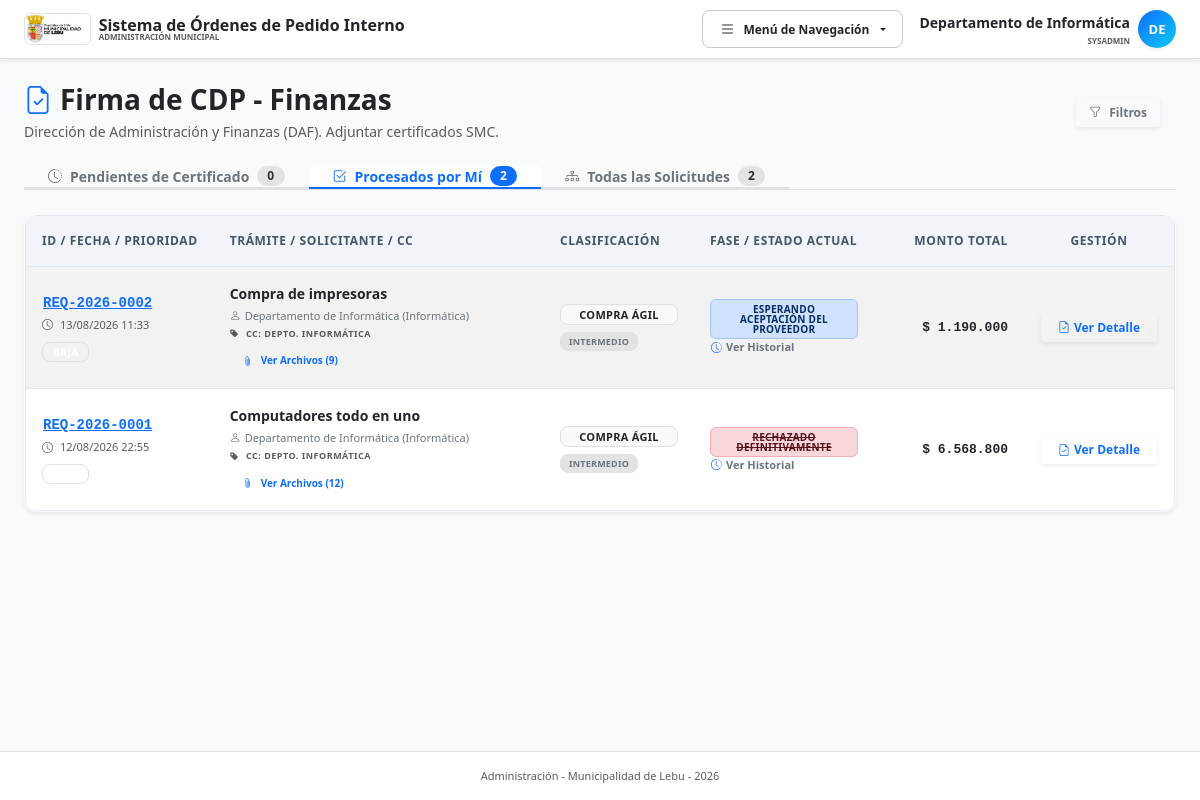
The page /finanzas.php?view=procesados (signed in) on the database its author committed.
### tables this page shows
CREATE TABLE `expedientes` (
  `id` int NOT NULL AUTO_INCREMENT,
  `codigo_interno` varchar(50) NOT NULL,
  `titulo_compra` varchar(255) NOT NULL DEFAULT 'Sin Título',
  `folio_opi` varchar(50) DEFAULT NULL,
  `usuario_creador_id` int NOT NULL,
  `unidad_origen_id` int NOT NULL,
  `centro_costo_id` int NOT NULL,
  `tipo_compra_id` int NOT NULL,
  `prioridad_id` int NOT NULL,
  `cuenta_presupuestaria_id` int DEFAULT NULL,
  `cuenta_maestra_id` int DEFAULT NULL,
  `area_gestion_id` int DEFAULT NULL,
  `rango_utm_id` int DEFAULT NULL,
  `proveedor_adjudicado_id` int DEFAULT NULL,
  `id_contrato_suministro` varchar(100) DEFAULT NULL,
  `id_compra_agil` varchar(50) DEFAULT NULL,
  `id_licitacion` varchar(100) DEFAULT NULL,
  `orden_compra_numero` varchar(100) DEFAULT NULL,
  `decreto_alcaldicio_numero` varchar(100) DEFAULT NULL,
  `conv_marco_oc` varchar(100) DEFAULT NULL,
  `monto_estimado` decimal(15,2) NOT NULL DEFAULT '0.00',
  `monto_definitivo` decimal(15,2) DEFAULT NULL,
  `tipo_impuesto` enum('NETO','IVA_INCLUIDO','EXENTO') DEFAULT 'NETO',
  `motivo_compra` text NOT NULL,
  `estado_actual` varchar(50) NOT NULL DEFAULT 'BORRADOR',
  `observacion_cierre` text,
  `created_at` timestamp NULL DEFAULT CURRENT_TIMESTAMP,
  `updated_at` timestamp NULL DEFAULT CURRENT_TIMESTAMP ON UPDATE CURRENT_TIMESTAMP,
  `fecha_visa_presupuesto` datetime DEFAULT NULL,
  `fecha_adjudicacion` datetime DEFAULT NULL,
  `fecha_aprobacion_opi` datetime DEFAULT NULL,
  `fecha_cierre` datetime DEFAULT NULL,
  `num_certificado_oficial` varchar(20) DEFAULT NULL,
  `id_entidad_gobierno` varchar(50) DEFAULT 'ID PE-MUN-00335',
  `plan_compras_proyecto` varchar(100) DEFAULT NULL,
  `plan_compras_item` int DEFAULT NULL,
  PRIMARY KEY (`id`),
  UNIQUE KEY `uk_expedientes_codigo` (`codigo_interno`),
  KEY `fk_exp_usuario` (`usuario_creador_id`),
  KEY `fk_exp_unidad` (`unidad_origen_id`),
  KEY `fk_exp_tipo` (`tipo_compra_id`),
  KEY `fk_exp_prioridad` (`prioridad_id`),
  KEY `fk_exp_cc` (`centro_costo_id`),
  KEY `fk_exp_cm` (`cuenta_maestra_id`),
  KEY `fk_exp_ag` (`area_gestion_id`),
  KEY `fk_exp_prov` (`proveedor_adjudicado_id`),
  KEY `fk_exp_estado` (`estado_actual`),
  CONSTRAINT `fk_exp_ag` FOREIGN KEY (`area_gestion_id`) REFERENCES `areas_gestion` (`id`) ON DELETE RESTRICT,
  CONSTRAINT `fk_exp_cc` FOREIGN KEY (`centro_costo_id`) REFERENCES `centros_costo` (`id`) ON DELETE RESTRICT,
  CONSTRAINT `fk_exp_cm` FOREIGN KEY (`cuenta_maestra_id`) REFERENCES `cuentas_maestras` (`id`) ON DELETE RESTRICT,
  CONSTRAINT `fk_exp_estado` FOREIGN KEY (`estado_actual`) REFERENCES `estados_tramite` (`codigo`) ON DELETE RESTRICT,
  CONSTRAINT `fk_exp_prioridad` FOREIGN KEY (`prioridad_id`) REFERENCES `prioridades` (`id`) ON DELETE RESTRICT,
  CONSTRAINT `fk_exp_prov` FOREIGN KEY (`proveedor_adjudicado_id`) REFERENCES `proveedores` (`id`) ON DELETE SET NULL,
  CONSTRAINT `fk_exp_tipo` FOREIGN KEY (`tipo_compra_id`) REFERENCES `tipos_compra` (`id`) ON DELETE RESTRICT,
  CONSTRAINT `fk_exp_unidad` FOREIGN KEY (`unidad_origen_id`) REFERENCES `unidades` (`id`) ON DELETE RESTRICT,
  CONSTRAINT `fk_exp_usuario` FOREIGN KEY (`usuario_creador_id`) REFERENCES `usuarios` (`id`) ON DELETE RESTRICT
);

CREATE TABLE `usuarios` (
  `id` int NOT NULL AUTO_INCREMENT,
  `unidad_id` int NOT NULL,
  `rol_id` int NOT NULL,
  `rut` varchar(12) NOT NULL,
  `nombre_completo` varchar(150) NOT NULL,
  `email` varchar(150) NOT NULL,
  `password_hash` varchar(255) DEFAULT NULL,
  `es_jefe_unidad` tinyint(1) DEFAULT '0',
  `activo` tinyint(1) DEFAULT '1',
  `cargo` varchar(150) DEFAULT NULL,
  `token_verificacion` varchar(100) DEFAULT NULL,
  `email_verificado` tinyint(1) NOT NULL DEFAULT '0',
  `estado_aprobacion` enum('APROBADO','PENDIENTE_VERIFICACION','PENDIENTE_APROBACION','RECHAZADO') NOT NULL DEFAULT 'APROBADO',
  `fecha_registro` datetime NOT NULL DEFAULT CURRENT_TIMESTAMP,
  PRIMARY KEY (`id`),
  UNIQUE KEY `uk_usuarios_rut` (`rut`),
  UNIQUE KEY `uk_usuarios_email` (`email`),
  KEY `fk_usuarios_unidad` (`unidad_id`),
  KEY `fk_usuarios_rol` (`rol_id`),
  CONSTRAINT `fk_usuarios_rol` FOREIGN KEY (`rol_id`) REFERENCES `roles` (`id`) ON DELETE RESTRICT,
  CONSTRAINT `fk_usuarios_unidad` FOREIGN KEY (`unidad_id`) REFERENCES `unidades` (`id`) ON DELETE RESTRICT
);

CREATE TABLE `unidades` (
  `id` int NOT NULL AUTO_INCREMENT,
  `nombre` varchar(150) NOT NULL,
  `padre_id` int DEFAULT NULL,
  `centro_costo_id` int DEFAULT NULL,
  `jefe_actual_id` int DEFAULT NULL,
  PRIMARY KEY (`id`),
  KEY `fk_unidades_padre` (`padre_id`),
  KEY `fk_unidades_cc` (`centro_costo_id`),
  CONSTRAINT `fk_unidades_cc` FOREIGN KEY (`centro_costo_id`) REFERENCES `centros_costo` (`id`) ON DELETE SET NULL,
  CONSTRAINT `fk_unidades_padre` FOREIGN KEY (`padre_id`) REFERENCES `unidades` (`id`) ON DELETE SET NULL
);

CREATE TABLE `centros_costo` (
  `id` int NOT NULL AUTO_INCREMENT,
  `codigo_cuenta` varchar(50) NOT NULL,
  `nombre` varchar(150) NOT NULL,
  `anio_fiscal` int NOT NULL DEFAULT 2026,
  `activo` tinyint(1) DEFAULT '1',
  PRIMARY KEY (`id`)
);

CREATE TABLE `tipos_compra` (
  `id` int NOT NULL AUTO_INCREMENT,
  `codigo` varchar(50) NOT NULL,
  `nombre` varchar(150) NOT NULL,
  `limite_utm` decimal(10,2) DEFAULT NULL,
  `activo` tinyint(1) DEFAULT '1',
  `requiere_cotizacion` tinyint(1) DEFAULT '0',
  PRIMARY KEY (`id`)
);

CREATE TABLE `rangos_utm` (
  `id` int NOT NULL AUTO_INCREMENT,
  `nombre` varchar(150) NOT NULL,
  `min_utm` decimal(10,2) DEFAULT '0.00',
  `max_utm` decimal(10,2) DEFAULT NULL,
  `regla_cotizaciones` varchar(255) DEFAULT NULL,
  `activo` tinyint(1) DEFAULT '1',
  PRIMARY KEY (`id`)
);

CREATE TABLE `estados_tramite` (
  `codigo` varchar(50) NOT NULL,
  `nombre` varchar(100) NOT NULL,
  `rol_responsable` varchar(50) NOT NULL,
  `descripcion` varchar(255) DEFAULT NULL,
  PRIMARY KEY (`codigo`)
);

### finanzas.php (the view, shortened to what the rows shown need)
<?php
require_once __DIR__ . '/finanzas_controller.php';
?>
<!DOCTYPE html>
<html lang="es">
<head>
    <?php
    include __DIR__ . '/head.php';
    ?>
</head>
<body class="bg-slate-50 text-slate-800 font-sans d-flex flex-column min-vh-100">
    <div class="container mt-4 px-3 px-md-4">
        <?php if($vista !== 'revisar'): ?>
            <div class="row align-items-center mb-4 g-3">
                <div class="col-12 col-md">
                    <h1 class="h3 fw-bold text-dark mb-1 d-flex align-items-center gap-2">
                        <i class="bi bi-file-earmark-check text-primary"></i>
                        Firma de CDP - Finanzas
                    </h1>
                </div>
            </div>
            <div class="card shadow-sm border-light mb-4 overflow-hidden">
                <div class="table-responsive">
                    <table class="table table-hover table-striped align-middle mb-0" style="min-width: 1000px;">
                        <thead class="table-light text-uppercase small text-secondary">
                            <tr>
                                <th class="p-3 text-nowrap" style="width: 180px;">ID / Fecha / Prioridad</th>
                                <th class="p-3" style="min-width: 250px;">Trámite / Solicitante / CC</th>
                                <th class="p-3 text-nowrap" style="width: 150px;">Clasificación</th>
                                <th class="p-3 text-nowrap" style="width: 180px;">Fase / Estado Actual</th>
                                <th class="p-3 text-end text-nowrap" style="width: 150px;">Monto Total</th>
                                <th class="p-3 text-center text-nowrap" style="width: 150px;">Gestión</th>
                            </tr>
                        </thead>
                        <tbody>
                            <?php if(count($solicitudes) > 0): ?>
                                <?php foreach($solicitudes as $row): ?>
                                <tr>
                                    <td class="p-3 text-nowrap">
                                        <button type="button" onclick="abrirModalVerItems(<?= htmlspecialchars(json_encode($row['items_detalle']), ENT_QUOTES, 'UTF-8') ?>, '<?= $row['codigo_interno'] ?>')" class="btn btn-link p-0 text-start font-monospace fw-bold text-primary text-decoration-underline mb-1">
                                            <?= htmlspecialchars($row['codigo_interno']) ?>
                                        </button>
                                        <div class="text-muted small" style="font-size: 11px;">
                                            <i class="bi bi-clock me-1"></i>
                                            <?= date('d/m/Y H:i', strtotime($row['created_at'])) ?>
                                        </div>
                                        <span class="badge border mt-2 d-inline-block <?= $row['prioridad_css'] ?>" style="font-size: 10px;">
                                        </span>
                                    </td>
                                    <td class="p-3">
                                        <div class="fw-bold text-dark mb-1 leading-snug break-words" style="max-width: 450px;">
                                            <?= htmlspecialchars($row['titulo_compra'] ?? 'Sin Título') ?>
                                        </div>
                                        <div class="text-secondary small mb-1 break-words" style="max-width: 450px; font-size: 11px; line-height: 1.4;">
                                            <i class="bi bi-person me-1"></i><?= htmlspecialchars($row['solicitante']) ?> (<?= htmlspecialchars($row['unidad_nombre']) ?>)
                                        </div>
                                        <div class="text-uppercase text-muted fw-bold mb-2" style="font-size: 9px; letter-spacing: 0.5px;">
                                            <i class="bi bi-tag-fill me-1"></i>
                                            CC: <?= htmlspecialchars($row['cc_nombre']) ?>
                                        </div>
                                        <?php if(!empty($row['docs_adjuntos'])):
                                            $docs_array = explode('||', $row['docs_adjuntos']);
                                            $docs_count = count($docs_array);
                                            $docs_json = htmlspecialchars(json_encode($docs_array), ENT_QUOTES, 'UTF-8');
                                        ?>
                                            <div class="mt-2">
                                                <button type="button" onclick="abrirModalAdjuntos(<?= $docs_json ?>, '<?= htmlspecialchars($row['codigo_interno']) ?>', <?= $row['id'] ?>)" class="btn btn-outline-primary btn-sm py-1 px-2.5 d-inline-flex align-items-center gap-1.5 font-bold" style="font-size: 10px;">
                                                    <i class="bi bi-paperclip"></i>
                                                    Ver Archivos (<?= $docs_count ?>)
                                                </button>
                                            </div>
                                        <?php endif; ?>
                                    </td>
                                    <td class="p-3 text-nowrap">
                                        <span class="badge bg-light text-dark border px-2 py-1.5 fw-bold d-block mb-1" style="font-size: 11px;">
                                            <?= htmlspecialchars($row['tipo_compra_nom']) ?>
                                        </span>
                                        <?php if(!empty($row['rango_utm_nombre'])): ?>
                                            <span class="badge bg-secondary-subtle text-secondary border px-2 py-1" style="font-size: 9px;">
                                                <?= htmlspecialchars($row['rango_utm_nombre']) ?>
                                            </span>
                                        <?php endif; ?>
                                    </td>
                                    <td class="p-3 text-nowrap">
                                        <span class="badge <?= color_estado($row['estado_actual']) ?> px-2.5 py-1.5 rounded-2 d-inline-block text-wrap" style="font-size: 10px; max-width: 180px;">
                                            <?= htmlspecialchars($row['estado_nombre']) ?>
                                        </span>
                                        <div class="mt-1.5">
                                            <button type="button" onclick="verTrazabilidad(<?= (int)$row['id'] ?>)" class="btn btn-link p-0 text-decoration-none text-secondary d-flex align-items-center gap-1" style="font-size: 11px;">
                                                <i class="bi bi-clock-history text-primary"></i>
                                                Ver Historial
                                            </button>
                                        </div>
                                    </td>
                                    <td class="p-3 text-end text-nowrap">
                                        <div class="font-monospace fw-bold text-dark" style="font-size: 13px;">
                                            <?= money($row['monto_definitivo'] ?? $row['monto_estimado']) ?>
                                        </div>
                                    </td>
                                    <td class="p-3 text-center text-nowrap">
                                        <a href="finanzas.php?view=revisar&id=<?= $row['id'] ?>" class="btn <?= $vista === 'pendientes' ? 'btn-primary' : 'btn-outline-primary' ?> btn-sm px-3 fw-bold shadow-sm d-inline-flex align-items-center gap-1">
                                            <i class="bi bi-file-earmark-check"></i>
                                            <?= $vista === 'pendientes' ? 'Gestionar' : 'Ver Detalle' ?>
                                        </a>
                                    </td>
                                </tr>
                                <?php endforeach; ?>
                            <?php endif; ?>
                        </tbody>
                    </table>
                </div>
            </div>
        <?php endif; ?>
    </div>
</body>
</html>

### rows shown on the page
expedientes: codigo_interno "REQ-2026-0002", created_at "13/08/2026 11:33", titulo_compra "Compra de impresoras", usuario_creador.nombre_completo "Departamento de Informática", unidad_origen.nombre "Informática", centro_costo.nombre "DEPTO. INFORMÁTICA", docs_count "9", tipo_compra.nombre "COMPRA ÁGIL", rangos_utm.nombre "INTERMEDIO", estado_actual.nombre "ESPERANDO ACEPTACIÓN DEL PROVEEDOR", monto_definitivo "$ 1.190.000"
expedientes: codigo_interno "REQ-2026-0001", created_at "12/08/2026 22:55", titulo_compra "Computadores todo en uno", usuario_creador.nombre_completo "Departamento de Informática", unidad_origen.nombre "Informática", centro_costo.nombre "DEPTO. INFORMÁTICA", docs_count "12", tipo_compra.nombre "COMPRA ÁGIL", rangos_utm.nombre "INTERMEDIO", estado_actual.nombre "RECHAZADO DEFINITIVAMENTE", monto_definitivo "$ 6.568.800"

### other values the page prints
$user_name "Departamento de Informática"
$rol === 'SYSADMIN' ? 'SYSADMIN' : $rol "SYSADMIN"
substr($user_name, 0, 2) "DE"
$count_pendientes "0"
$count_procesados "2"
$count_todas "2"
